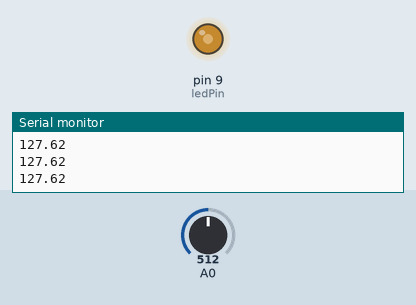
This sketch was run on a simulated Arduino Uno, built with avr-gcc and run on an emulated ATmega328P. Shown: output pins drawn as LEDs (lit = HIGH), the last lines printed to the serial monitor. The inputs (shaded band) are chosen by the test bench; at power-on: A0 = 512.

Above: at 1.2 s.
1.3 s: A0 set to 716
At 1.8 s:
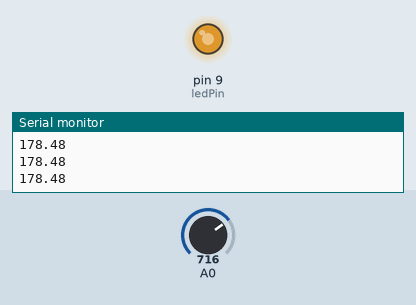
2.8 s: A0 set to 900
At 4.0 s:
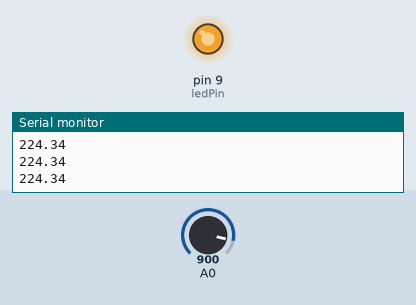
4.3 s: A0 set to 122
At 5.2 s:
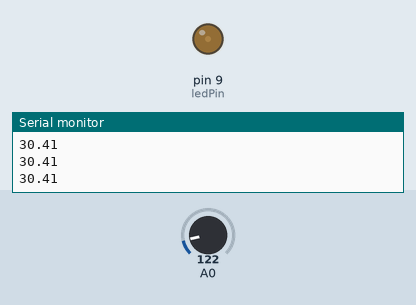
5.8 s: A0 set to 0
At 6.3 s:
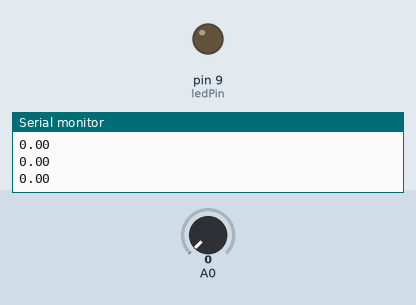
7.3 s: A0 set to 511
At 8.4 s:
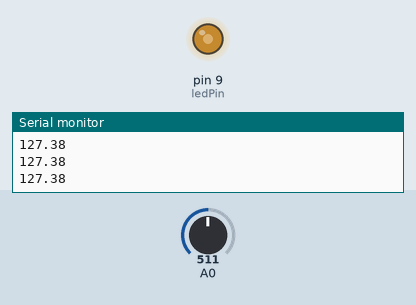
Timing chart, 0 to 9.8 s (numbered marks = the images above; inputs shaded):
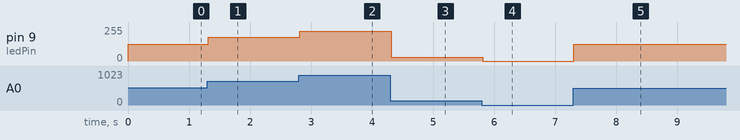

The sketch:

analogLedControl.ino
```cpp
/*
 * PRINT OUT ANALOG INPUT ON A0 TO LED 9
 * EXAMPLE WITH PULSE WIDTH MODULATION,
 * ANALOG SIGNAL READING AND SERIAL MONITORING.
 */

int ledPin = 9;

void setup() {
  Serial.begin(9600);
  pinMode(ledPin, OUTPUT);
}

void loop() {
  int sensorValue = analogRead(A0);
  float fadeVoltage = sensorValue * (255.0 / 1023.0);
  Serial.println(fadeVoltage);
  analogWrite(ledPin, fadeVoltage);
  delay(30);
}
```

Measured:
- after the input at 1.3 s, pin 9 (ledPin): 127/255 → 178/255 at once
- after the input at 2.8 s, pin 9 (ledPin): 178/255 → 224/255 at once
- after the input at 4.3 s, pin 9 (ledPin): 224/255 → 30/255 at once
- after the input at 5.8 s, pin 9 (ledPin): 30/255 → 0/255 at once
- after the input at 7.3 s, pin 9 (ledPin): 0/255 → 127/255 at once
